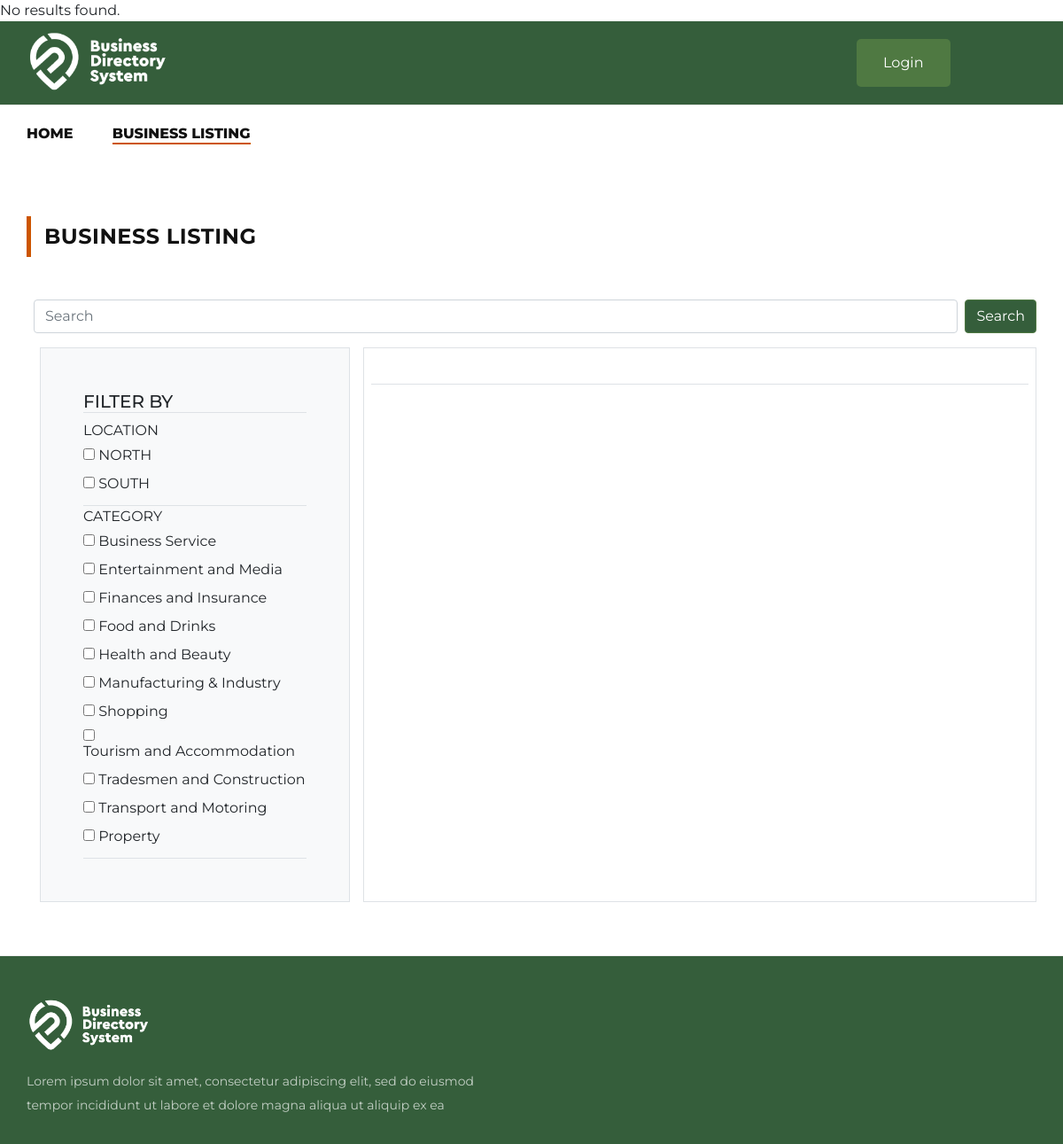
Page /listing.php?b=1 on the committed database.
### tables this page shows
CREATE TABLE `category_list` (
  `ID` bigint(20) NOT NULL,
  `category` varchar(255) NOT NULL
);

### listing.php (the view, shortened to what this page needs)
<?php
require_once './includes/config.php';
?>
<!DOCTYPE html>
<html lang="zxx">
<head>
  <link rel="stylesheet" href="css/bootstrap.min.css" type="text/css">
  <link rel="stylesheet" href="css/font-awesome.min.css" type="text/css">
  <link rel="stylesheet" href="css/elegant-icons.css" type="text/css">
  <link rel="stylesheet" href="css/jquery-ui.min.css" type="text/css">
  <link rel="stylesheet" href="css/nice-select.css" type="text/css">
  <link rel="stylesheet" href="css/owl.carousel.min.css" type="text/css">
  <link rel="stylesheet" href="css/magnific-popup.css" type="text/css">
  <link rel="stylesheet" href="css/slicknav.min.css" type="text/css">
  <link rel="stylesheet" href="css/style1.css" type="text/css">
  <link rel="stylesheet" href="css/templatemo-plot-listing1.css" type="text/css">
</head>
<body>
  <header class="header-section">
    <div class="hs-top">
      <div class="container">
        <div class="row">
          <div class="col-lg-2">
            <div class="logo">
              <a href="./index.php"><img src="img/logo-main.png" alt=""></a><br>
            </div>
          </div>
          <?php if (empty($_SESSION['email'])) { ?>
            <div class="col-lg-9">
              <div class="ht-widget">
                <button onclick="document.getElementById('id01').style.display='block'">Login</a>
              </div>
            </div>
          <?php } ?>
        </div>
      </div>
    </div>
    <div class="hs-nav">
      <div class="container">
        <div class="row">
          <div class="col-lg-9">
            <nav class="nav-menu">
              <ul>
                <li><a href="./index.php">Home</a></li>
                <li class="active"><a href="./listing.php">Business Listing</a></li>
              </ul>
            </nav>
          </div>
        </div>
      </div>
    </div>
  </header>
  <section class="property-section latest-property-section spad">
    <div class="container">
      <div class="row">
        <div class="col-lg-5">
          <div class="section-title">
            <h4>BUSINESS LISTING</h4>
          </div>
        </div>
        <div class="container">
          <div id="content">
            <div class="d-sm-flex align-items-sm-center py-sm-3 location">
              <input type="text" required placeholder="Search" id="searchVal" class="mx-sm-2 my-sm-0 form-control">
              <button type="button" onclick="searchpage()" class="btn btn-success my-sm-0 mb-2">Search</button>
            </div>
            <div class="d-sm-flex">
              <div class="col-lg-4 me-sm-2">
                <div id="filter" class="p-5 bg-light ms-lg-4 ms-lg-2 border">
                  <div class="border-bottom h5 text-uppercase">Filter By</div>
                  <div class="box border-bottom">
                    <div class="box-label text-uppercase d-flex align-items-center">Location </div>
                    <div class="my-1">
                      <div><input type="checkbox" onclick ="filterBus()" class="tick busloc" value="North" id="north"> <label>NORTH </label></div>
                      <div><input type="checkbox"  onclick ="filterBus()" class="tick busloc" value="South" id="south"> <label>SOUTH </label></div>
                    </div>
                  </div>
                  <div class="box border-bottom">
                    <div class="box-label text-uppercase d-flex align-items-center">Category</div>
                    <div class="my-1">
                      <?php
                      $query = "SELECT * FROM category_list";
                      $result = $conn->query($query);
                      while ($row = $result->fetch_assoc()) {
                        echo '<div><input type="checkbox" class="tick buscat" onclick ="filterBus()" value="' . $row['ID'] . '" id="brand_' . $row['ID'] . '"> <label> ' . $row['category'] . ' </label></div>';
                      }
                      ?>
                    </div>
                  </div>
                </div>
              </div>
              <div class="col-lg-8 bg-white p-2 border">
                <div class="py-3 px-2 pb-1 border-bottom">
              </div>
            </div>
          </div>
        </div>
      </div>
    </div>
  </section>
  <footer class="footer-section">
    <div class="container">
      <div class="row">
        <div class="col-lg-6 col-md-6">
          <div class="fs-about">
            <div class="fs-logo">
              <a href="#">
                <img src="img/logo-main.png" alt="">
              </a>
            </div>
            <p>Lorem ipsum dolor sit amet, consectetur adipiscing elit, sed do eiusmod tempor incididunt ut
              labore et dolore magna aliqua ut aliquip ex ea</p>
          </div>
        </div>
      </div>
    </div>
  </footer>
</body>
</html>

### css/templatemo-plot-listing1.css (style rules this page uses)
footer { border-top: 1px solid #eee; padding-top: 80px; }
footer p, footer a { color: #2a2a2a; }

### rows in the picture
category_list: category "Business Service"
category_list: category "Entertainment and Media"
category_list: category "Finances and Insurance"
category_list: category "Food and Drinks"
category_list: category "Health and Beauty"
category_list: category "Manufacturing & Industry"
category_list: category "Shopping"
category_list: category "Tourism and Accommodation"
category_list: category "Tradesmen and Construction"
category_list: category "Transport and Motoring"
category_list: category "Property"
